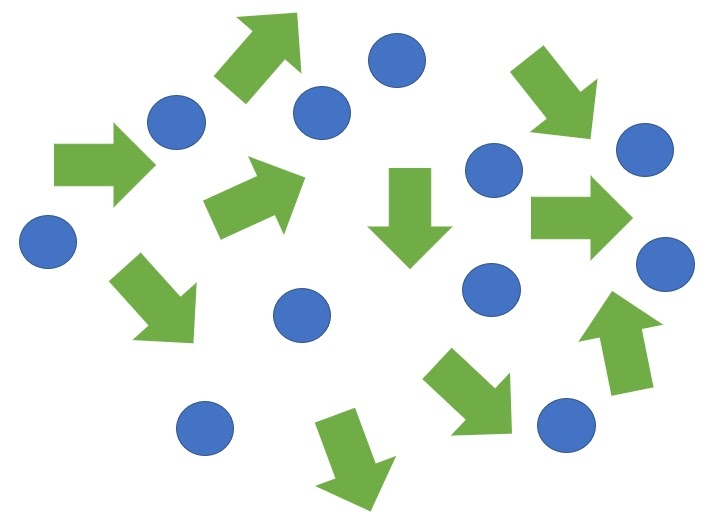
//> input picture circle.jpg, 710 x 524 px
$ ./12-3   (built with g++ and OpenCV 4)
//> lines starting //> are read from the running program, lines starting //| are printed output that depends on the picture; after the words box and inside, x2 and y2 are one past the last pixel; in counts of white or black regions, pixels touching at a corner belong together
#include <iostream>
#include <opencv2/opencv.hpp>

using namespace std;
using namespace cv;

int main()
{
    Mat img_gray = imread("circle.jpg", IMREAD_GRAYSCALE);
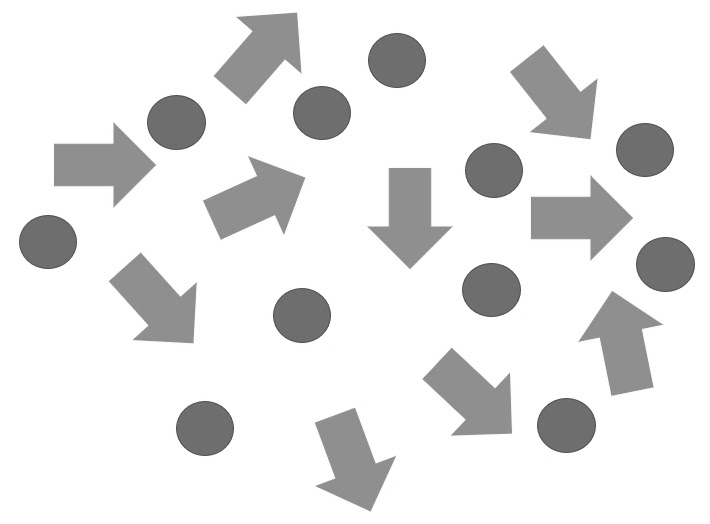
//> img_gray: 524 rows x 710 cols, CV_8UC1; min 72, max 255, mean 230.8
    medianBlur(img_gray, img_gray, 5);
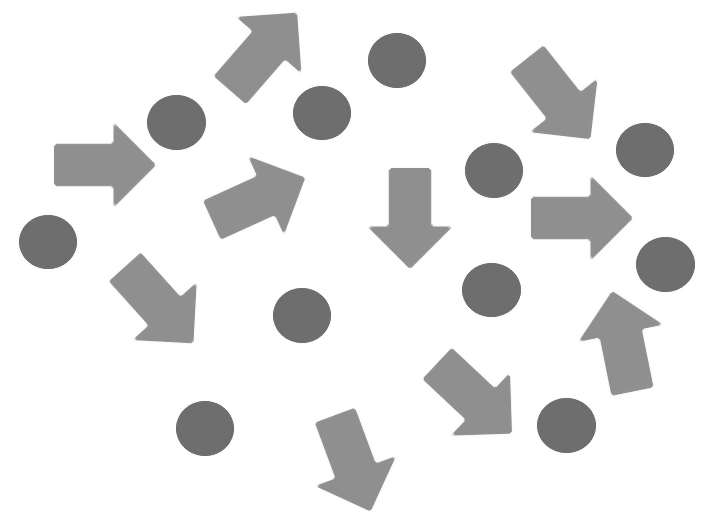
//> img_gray: 524 rows x 710 cols, CV_8UC1; 8.31% of pixels changed, all inside (x1, y1, x2, y2) = (16, 8, 696, 512)

    Mat img_color;
    cvtColor(img_gray, img_color, COLOR_GRAY2BGR);

    vector<Vec3f> circles;
    HoughCircles(img_gray, circles, HOUGH_GRADIENT, 1,20,50,35,0,0);
//> circles = 11 circles (x, y, radius): [645.5, 149.5, 27.5], [48.5, 241.5, 27.5], [175.5, 121.5, 28.8], [396.5, 59.5, 27.9], [321.5, 112.5, 27.9], [301.5, 314.5, 27.9], [492.5, 169.5, 27.8], [204.5, 429.5, 29.4], [664.5, 263.5, 28.9], [492.5, 289.5, 27.7], [565.5, 426.5, 29.1]

    for(size_t i = 0; i <circles.size(); i++){
        Vec3i c = circles[i];
        Point center(c[0], c[1]);
        int radius = c[2];

        circle(img_color, center, radius, Scalar(0,255,0), 2);
        circle(img_color, center, 2, Scalar(0,0,255), 3);
    }
//> this loop made 11 passes
//> (center, radius) on passes 1 to 11: (Point(646, 150), 28), (Point(48, 242), 28), (Point(176, 122), 29), (Point(396, 60), 28), (Point(322, 112), 28), (Point(302, 314), 28), (Point(492, 170), 28), (Point(204, 430), 29), (Point(664, 264), 29), (Point(492, 290), 28), (Point(566, 426), 29)
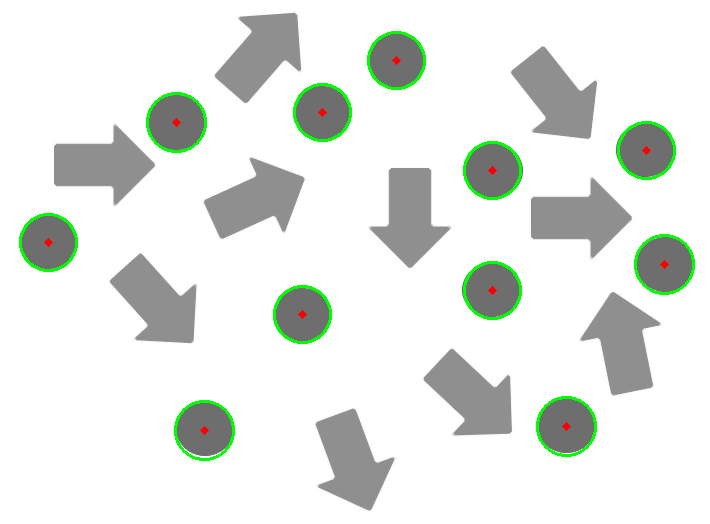
//> img_color: 524 rows x 710 cols, CV_8UC3; mean B, G, R 227.9, 231.9, 228.2

    imshow("detected circle", img_color);
    waitKey(0);
    destroyAllWindows();

    return 0;
}
